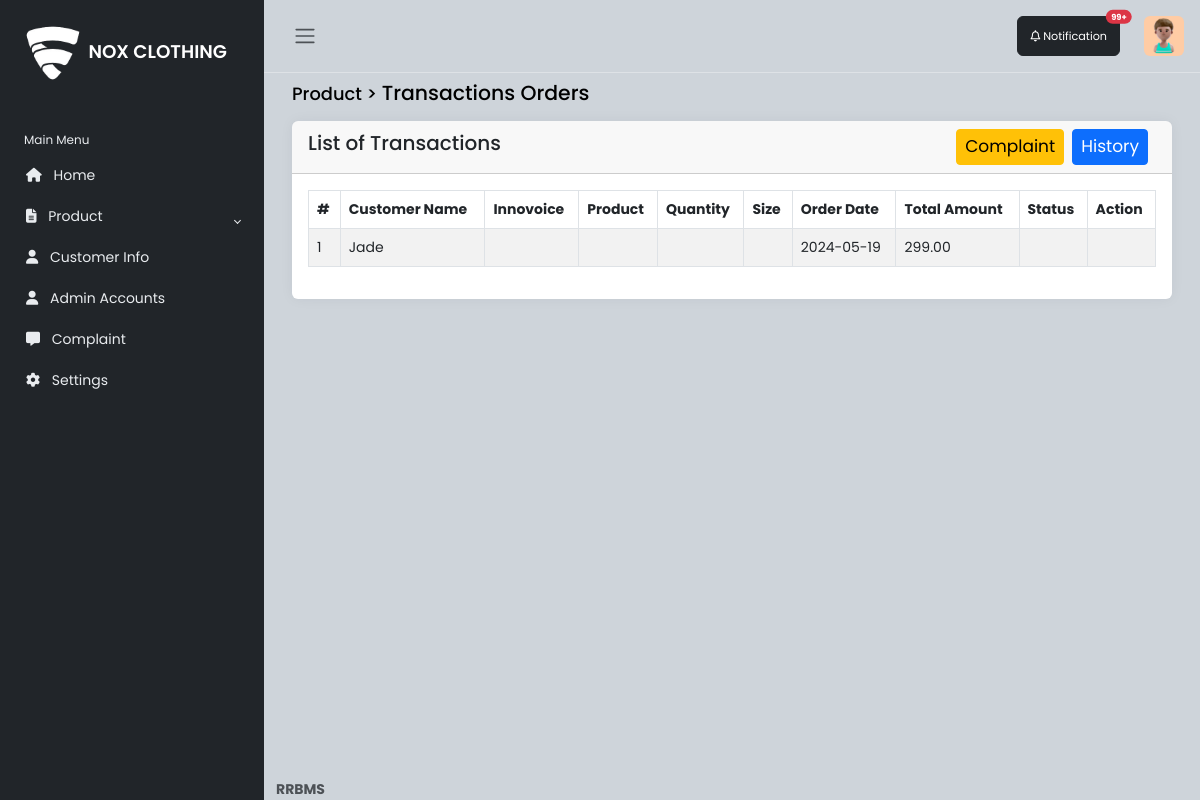
/admin/orders.php (signed in), run on an earlier commit of the app's database.
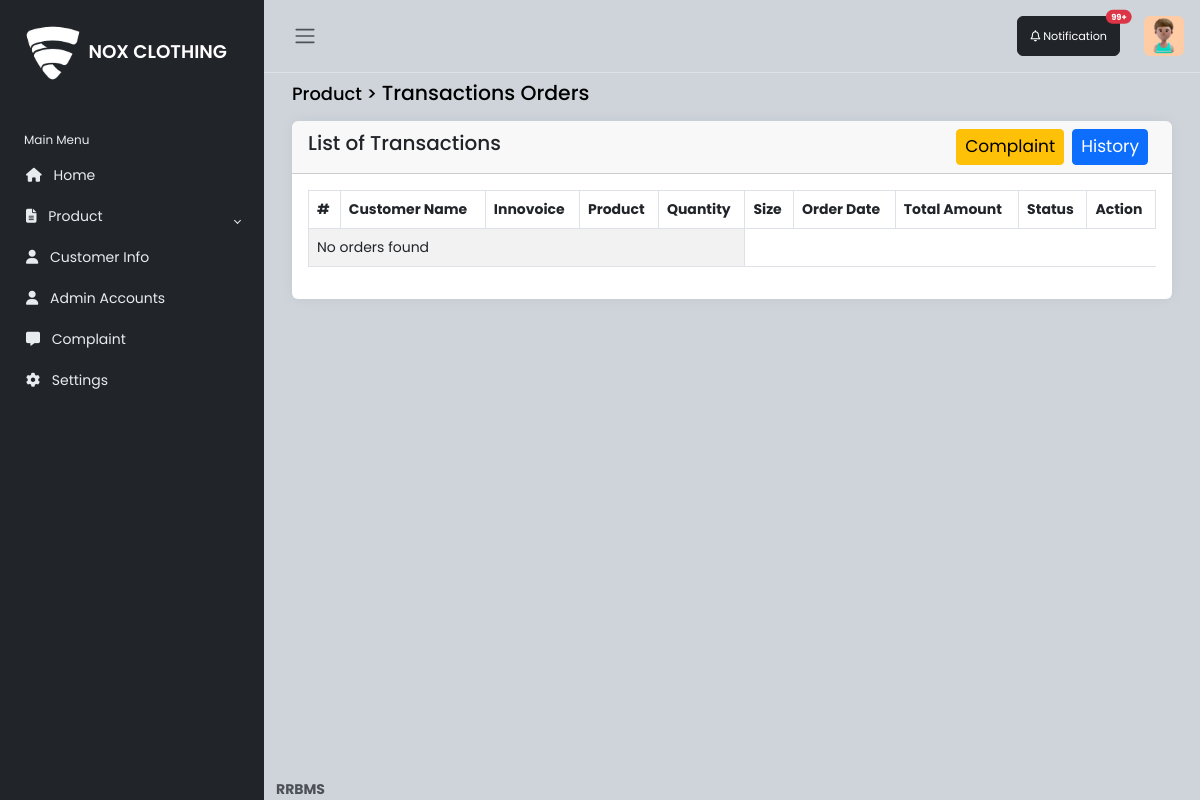
And on a later commit of the database.
### tables this page shows
CREATE TABLE `orders` (
  `id` int(11) NOT NULL,
  `customer_id` int(11) NOT NULL,
  `products_id` int(11) NOT NULL,
  `addcart_id` int(11) NOT NULL,
  `innovoice` int(11) NOT NULL,
  `price` decimal(10,2) NOT NULL,
  `quantity` int(11) NOT NULL,
  `color` varchar(11) NOT NULL,
  `size` varchar(11) NOT NULL,
  `status` varchar(11) NOT NULL,
  `total_amount` decimal(10,2) NOT NULL,
  `order_date` date NOT NULL DEFAULT current_timestamp()
);

CREATE TABLE `customer` (
  `id` int(11) NOT NULL,
  `fname` varchar(100) NOT NULL,
  `mname` varchar(100) NOT NULL,
  `lname` varchar(100) NOT NULL,
  `email` varchar(100) NOT NULL,
  `uname` varchar(250) NOT NULL,
  `address` varchar(100) NOT NULL,
  `city` varchar(50) NOT NULL,
  `zipcode` int(15) NOT NULL,
  `contactnumber` int(15) NOT NULL,
  `bday` date DEFAULT NULL,
  `image` longblob NOT NULL,
  `password` varchar(250) NOT NULL,
  `otp_code` int(11) NOT NULL,
  `datereg` date NOT NULL DEFAULT current_timestamp()
);

### admin/orders.php (the view, shortened to what this page needs)
<?php
include 'dbconn/conn.php';
?>
<?php include('sidebar.php'); ?>
<main class="content px-3 py-2">
    <div class="container-fluid">
        <div class="mb-3">
            <h4><small>Product > </small> Transactions Orders</h4>
        </div>
        <div class="card border-0">
            <div class="card-header d-flex justify-content-between align-items-center">
                <h5 class="card-title">
                    List of Transactions
                </h5>
                <div class="d-flex justify-content-end align-items-center">
                    <a href="complaint.php" style="font-size: 17px;" class="btn btn-warning btn-sm me-2">Complaint</a>
                    <a href="history_transaction.php" style="font-size: 17px;" class="btn btn-primary btn-sm me-2">History</a>
                </div>
            </div>
            <div class="card-body table-responsive">
                <table class="table table-hover table-striped table-bordered">
                    <thead>
                        <tr>
                            <th>#</th>
                            <th>Customer Name</th>
                            <th>Innovoice</th>
                            <th>Product</th>
                            <th>Quantity</th>
                            <th>Size</th>
                            <th>Order Date</th>
                            <th>Total Amount</th>
                            <th>Status</th>
                            <th>Action</th>
                        </tr>
                    </thead>
                    <tbody>
                    <?php
                        $sql = "SELECT orders.id, customer.fname AS customer_name, orders.total_amount, orders.order_date
                                FROM orders
                                JOIN customer
                                ON orders.customer_id = customer.id";
                        $result = mysqli_query($conn, $sql);
                        if (mysqli_num_rows($result) > 0) {
                            while($row = mysqli_fetch_assoc($result)) {
                        ?>
                        <tr>
                            <td><?php echo $row['id']; ?></td>
                            <td><?php echo isset($row['customer_name']) ? $row['customer_name'] : 'N/A'; ?></td>
                            <td><?php echo $row['innovoice']; ?></td>
                            <td><?php echo $row['products_id']; ?></td>
                            <td><?php echo $row['quantity']; ?></td>
                            <td><?php echo $row['size']; ?></td>
                            <td><?php echo $row['order_date']; ?></td>
                            <td><?php echo $row['total_amount']; ?></td>
                            <td><?php echo $row['status']; ?></td>
                            <td>
                            </td>
                        </tr>
                        <?php
                            }
                        } else {
                            echo "<tr><td colspan='5'>No orders found</td></tr>";
                        }
                        ?>
                    </tbody>
                </table>
            </div>
        </div>
    </div>
</main>
<footer class="footer">
    <div class="container-fluid">
        <div class="row text-muted">
            <div class="col-6 text-start">
                <p class="mb-0">
                    <a href="#" class="text-muted">
                        <strong>RRBMS</strong>
                    </a>
                </p>
            </div>
        </div>
    </div>
</footer>

### admin/sidebar.php (shortened to what this page needs)
<!DOCTYPE html>
<html lang="en" data-bs-theme="white">
<head>
    <link rel="stylesheet" href="https://cdn.jsdelivr.net/npm/bootstrap@5.3.0-alpha2/dist/css/bootstrap.min.css">
    <link rel="stylesheet" href="css/style.css">
</head>
<body>
<?php
include 'dbconn/conn.php';
  if (isset($_SESSION['uname'])) {
    $uname = $_SESSION['uname'];
} else {
    header("Location: login-signup.php");
    exit();
}
$query  = mysqli_query($conn, "SELECT * FROM admin WHERE uname = '$uname'") or die(mysqli_error());
$row = mysqli_fetch_array($query);
$role  = $row['role'];
?>
    <div class="wrapper">
        <aside id="sidebar" class="js-sidebar">
            <div class="h-100">
                <div class="sidebar-logo">
                    <a href="dashboard.php"><img src="images/main.png" style="width: 70px"><span style="color: white; ">NOX CLOTHING</span></a>
                </div>
                <ul class="sidebar-nav">
                    <li class="sidebar-header">
                        Main Menu
                    </li>
                    <li class="sidebar-item">
                        <a href="dashboard.php" class="sidebar-link">
                            <i class="fa fa-home pe-2"></i>
                            Home
                        </a>
                    </li>
                    <li class="sidebar-item">
                        <a href="#" class="sidebar-link collapsed" data-bs-target="#pages" data-bs-toggle="collapse"
                            aria-expanded="false"><i class="fa-solid fa-file-lines pe-2"></i>
                            Product
                        </a>
                    </li>
                    <?php if ($role == 'Admin'): ?>
                    <li class="sidebar-item">
                        <a href="customer.php" class="sidebar-link collapsed"><i class="fa-solid fa-user pe-2"></i>
                            Customer Info
                        </a>
                    </li>
                    <li class="sidebar-item">
                        <a href="account.php" class="sidebar-link collapsed"><i class="fa-solid fa-user pe-2"></i>
                            Admin Accounts
                        </a>
                    </li>
                    <?php endif; ?>
                    <li class="sidebar-item">
                        <a href="" class="sidebar-link collapsed"><i class="fa-solid fa-message pe-2"></i>
                           Complaint
                        </a>
                    </li>
                    <li class="sidebar-item">
                        <a href="" class="sidebar-link collapsed"><i class="fa-solid fa-gear pe-2"></i>
                            Settings
                        </a>
                   </li>
                </ul>
            </div>
        </aside>
        <div class="main">
            <nav class="navbar navbar-expand px-3 border-bottom">
                <button class="btn" id="sidebar-toggle" type="button">
                    <span class="navbar-toggler-icon"></span>
                </button>
                <div class="navbar-collapse navbar">
                    <ul class="navbar-nav">
                    <button type="button" class="btn btn-dark position-relative me-4" id="notif" style="font-size: 0.7rem;">
                          <i class="fa-regular fa-bell"></i> Notification
                       <span class="position-absolute top-0 start-100 translate-middle badge rounded-pill bg-danger">
                            99+
                      </span>
                    </button>
                        <li class="nav-item dropdown">
                            <a href="#" data-bs-toggle="dropdown" class="nav-icon pe-md-0">
                             <div class="d-flex align-items-center">
                            <img src="image/profile.jpg" class="avatar img-fluid rounded" alt="">
                        </div>
                        </a>
                    </ul>
                </div>
            </nav>
</body>
</html>

### admin/css/style.css (style rules this page uses)
body { font-family: 'Poppins', sans-serif; font-size: 0.875rem; opacity: 1; overflow-y: scroll; margin: 0; }
a { cursor: pointer; text-decoration: none; font-family: 'Poppins', sans-serif; }
li { list-style: none; }
h4 { font-family: 'Poppins', sans-serif; font-size: 1.275rem; color: var(--bs-emphasis-color); }
.wrapper { align-items: stretch; display: flex; width: 100%; }
#sidebar { max-width: 264px; min-width: 264px; background: var(--bs-dark); transition: all 0.35s ease-in-out; }
.main { display: flex; flex-direction: column; min-height: 100vh; min-width: 0; overflow: hidden; transition: all 0.35s ease-in-out; width: 100%; background: var(--bs-dark-bg-subtle); }
.sidebar-logo { padding: 1.15rem; }
.sidebar-logo a { color: #e9ecef; font-size: 1.15rem; font-weight: 600; }
.sidebar-nav { flex-grow: 1; list-style: none; margin-bottom: 0; padding-left: 0; margin-left: 0; }
.sidebar-header { color: #e9ecef; font-size: .75rem; padding: 1.5rem 1.5rem .375rem; }
a.sidebar-link { padding: .625rem 1.625rem; color: #e9ecef; position: relative; display: block; font-size: 0.875rem; }
.sidebar-link[data-bs-toggle="collapse"]::after { border: solid; border-width: 0 .075rem .075rem 0; content: ""; display: inline-block; padding: 2px; position: absolute; right: 1.5rem; top: 1.4rem; transform: rotate(-135deg); transition: all .2s ease-out; }
.sidebar-link[data-bs-toggle="collapse"].collapsed::after { transform: rotate(45deg); transition: all .2s ease-out; }
.avatar { height: 40px; width: 40px; }
.navbar-expand .navbar-nav { margin-left: auto; }
.content { flex: 1; max-width: 100vw; width: 100vw; }
@media (min-width:768px) { .content { max-width: auto; width: auto; } }
.card { box-shadow: 0 0 .875rem 0 rgba(34, 46, 60, .05); margin-bottom: 24px; }

What changed in the data, as far as the page shows it:
removed orders: id "1", customer.fname "Jade", order_date "2024-05-19", total_amount "299.00"
Also different on the page:
text now shown: "No orders found"
